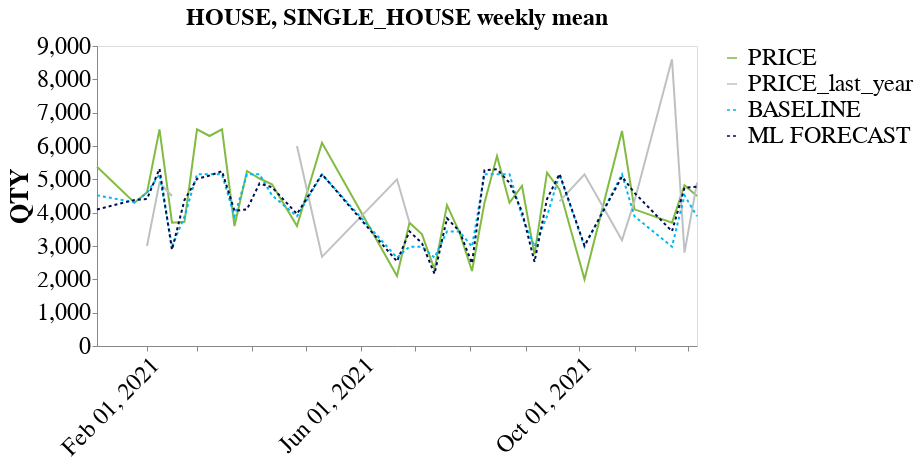
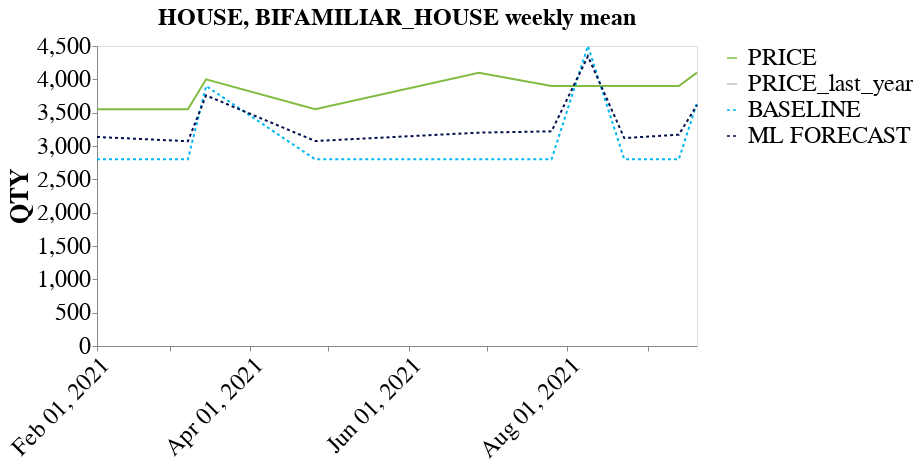

Notebook cell for these charts, in order:
### Code cell
tsp.plot_weekly_per_agg(df_evl,actuals_col='PRICE',var_cols=['BASELINE','ML FORECAST'], agg_col='CATEGORIES', 
                           agg='mean', limit_n_plots=10, title_text='',
                          date_from='2021-01-01',date_upto='2021-12-31',plot_two_years_ago=False,plot_last_year=True)

### Figure 1 — Vega-Lite specification as saved in the notebook (floating-point values rounded to 4 significant figures; data arrays with more than 128 entries replaced by an {"elided": "..."} marker saying what was removed)
{"config": {"title": {"font": "Constantia", "fontSize": 24}, "axis": {"labelFont": "Constantia", "titleFont": "Constantia", "labelFontSize": 24, "titleFontSize": 26, "grid": false}, "header": {"labelFont": "Constantia", "titleFont": "Constantia", "labelFontSize": 24, "titleFontSize": 26}, "legend": {"labelFont": "Constantia", "titleFont": "Constantia", "labelFontSize": 24, "titleFontSize": 26}, "view": {"height": 300, "width": 600}}, "concat": [{"mark": {"type": "line"}, "encoding": {"color": {"field": "variable", "legend": {"labelLimit": 1000, "orient": "right", "symbolLimit": 0, "title": ""}, "scale": {"domain": ["PRICE", "PRICE_last_year", "BASELINE", "ML FORECAST"], "range": ["#81BB41", "#BEC1C3", "#00B7F1", "#000E4E"]}, "type": "nominal"}, "strokeDash": {"field": "variable", "scale": {"domain": ["PRICE", "PRICE_last_year", "BASELINE", "ML FORECAST"], "range": [[0], [0], [3, 3], [3, 3]]}, "type": "nominal"}, "tooltip": [{"field": "THIS_WEEK_MONDAY", "timeUnit": "yearmonthdate", "type": "temporal"}, {"field": "variable", "type": "nominal"}, {"field": "value", "type": "quantitative"}], "x": {"axis": {"labelAngle": -45, "title": ""}, "field": "THIS_WEEK_MONDAY", "timeUnit": "yearmonthdate", "type": "temporal"}, "y": {"axis": {"title": "QTY"}, "field": "value", "type": "quantitative"}}, "name": "view_5", "title": "HOUSE, SINGLE_HOUSE weekly mean "}], "columns": 1, "data": {"name": "data-acce1011059953f77de949be28d8936a"}, "params": [{"name": "param_5", "select": {"type": "interval", "encodings": ["x"]}, "views": ["view_5"]}], "$schema": "https://vega.github.io/schema/vega-lite/v5.15.1.json", "datasets": {"data-acce1011059953f77de949be28d8936a": {"elided": "140 records"}}}

### Figure 2 — Vega-Lite specification as saved in the notebook (floating-point values rounded to 4 significant figures)
{"config": {"title": {"font": "Constantia", "fontSize": 24}, "axis": {"labelFont": "Constantia", "titleFont": "Constantia", "labelFontSize": 24, "titleFontSize": 26, "grid": false}, "header": {"labelFont": "Constantia", "titleFont": "Constantia", "labelFontSize": 24, "titleFontSize": 26}, "legend": {"labelFont": "Constantia", "titleFont": "Constantia", "labelFontSize": 24, "titleFontSize": 26}, "view": {"height": 300, "width": 600}}, "concat": [{"mark": {"type": "line"}, "encoding": {"color": {"field": "variable", "legend": {"labelLimit": 1000, "orient": "right", "symbolLimit": 0, "title": ""}, "scale": {"domain": ["PRICE", "PRICE_last_year", "BASELINE", "ML FORECAST"], "range": ["#81BB41", "#BEC1C3", "#00B7F1", "#000E4E"]}, "type": "nominal"}, "strokeDash": {"field": "variable", "scale": {"domain": ["PRICE", "PRICE_last_year", "BASELINE", "ML FORECAST"], "range": [[0], [0], [3, 3], [3, 3]]}, "type": "nominal"}, "tooltip": [{"field": "THIS_WEEK_MONDAY", "timeUnit": "yearmonthdate", "type": "temporal"}, {"field": "variable", "type": "nominal"}, {"field": "value", "type": "quantitative"}], "x": {"axis": {"labelAngle": -45, "title": ""}, "field": "THIS_WEEK_MONDAY", "timeUnit": "yearmonthdate", "type": "temporal"}, "y": {"axis": {"title": "QTY"}, "field": "value", "type": "quantitative"}}, "name": "view_6", "title": "HOUSE, BIFAMILIAR_HOUSE weekly mean "}], "columns": 1, "data": {"name": "data-99ff1bdad9da2091097ec04699849be3"}, "params": [{"name": "param_6", "select": {"type": "interval", "encodings": ["x"]}, "views": ["view_6"]}], "$schema": "https://vega.github.io/schema/vega-lite/v5.15.1.json", "datasets": {"data-99ff1bdad9da2091097ec04699849be3": [{"index": 0, "THIS_WEEK_MONDAY": "2021-02-01T00:00:00", "variable": "PRICE", "value": 3550.0}, {"index": 1, "THIS_WEEK_MONDAY": "2021-03-08T00:00:00", "variable": "PRICE", "value": 3550.0}, {"index": 2, "THIS_WEEK_MONDAY": "2021-03-15T00:00:00", "variable": "PRICE", "value": 4000.0}, {"index": 3, "THIS_WEEK_MONDAY": "2021-04-26T00:00:00", "variable": "PRICE", "value": 3550.0}, {"index": 4, "THIS_WEEK_MONDAY": "2021-06-28T00:00:00", "variable": "PRICE", "value": 4100.0}, {"index": 5, "THIS_WEEK_MONDAY": "2021-07-26T00:00:00", "variable": "PRICE", "value": 3900.0}, {"index": 6, "THIS_WEEK_MONDAY": "2021-08-09T00:00:00", "variable": "PRICE", "value": 3900.0}, {"index": 7, "THIS_WEEK_MONDAY": "2021-08-23T00:00:00", "variable": "PRICE", "value": 3900.0}, {"index": 8, "THIS_WEEK_MONDAY": "2021-09-13T00:00:00", "variable": "PRICE", "value": 3900.0}, {"index": 9, "THIS_WEEK_MONDAY": "2021-09-20T00:00:00", "variable": "PRICE", "value": 4100.0}, {"index": 10, "THIS_WEEK_MONDAY": "2021-02-01T00:00:00", "variable": "PRICE_last_year", "value": null}, {"index": 11, "THIS_WEEK_MONDAY": "2021-03-08T00:00:00", "variable": "PRICE_last_year", "value": null}, {"index": 12, "THIS_WEEK_MONDAY": "2021-03-15T00:00:00", "variable": "PRICE_last_year", "value": null}, {"index": 13, "THIS_WEEK_MONDAY": "2021-04-26T00:00:00", "variable": "PRICE_last_year", "value": null}, {"index": 14, "THIS_WEEK_MONDAY": "2021-06-28T00:00:00", "variable": "PRICE_last_year", "value": null}, {"index": 15, "THIS_WEEK_MONDAY": "2021-07-26T00:00:00", "variable": "PRICE_last_year", "value": null}, {"index": 16, "THIS_WEEK_MONDAY": "2021-08-09T00:00:00", "variable": "PRICE_last_year", "value": null}, {"index": 17, "THIS_WEEK_MONDAY": "2021-08-23T00:00:00", "variable": "PRICE_last_year", "value": null}, {"index": 18, "THIS_WEEK_MONDAY": "2021-09-13T00:00:00", "variable": "PRICE_last_year", "value": null}, {"index": 19, "THIS_WEEK_MONDAY": "2021-09-20T00:00:00", "variable": "PRICE_last_year", "value": null}, {"index": 20, "THIS_WEEK_MONDAY": "2021-02-01T00:00:00", "variable": "BASELINE", "value": 2800.0}, {"index": 21, "THIS_WEEK_MONDAY": "2021-03-08T00:00:00", "variable": "BASELINE", "value": 2800.0}, {"index": 22, "THIS_WEEK_MONDAY": "2021-03-15T00:00:00", "variable": "BASELINE", "value": 3900.0}, {"index": 23, "THIS_WEEK_MONDAY": "2021-04-26T00:00:00", "variable": "BASELINE", "value": 2800.0}, {"index": 24, "THIS_WEEK_MONDAY": "2021-06-28T00:00:00", "variable": "BASELINE", "value": 2800.0}, {"index": 25, "THIS_WEEK_MONDAY": "2021-07-26T00:00:00", "variable": "BASELINE", "value": 2800.0}, {"index": 26, "THIS_WEEK_MONDAY": "2021-08-09T00:00:00", "variable": "BASELINE", "value": 4500.0}, {"index": 27, "THIS_WEEK_MONDAY": "2021-08-23T00:00:00", "variable": "BASELINE", "value": 2800.0}, {"index": 28, "THIS_WEEK_MONDAY": "2021-09-13T00:00:00", "variable": "BASELINE", "value": 2800.0}, {"index": 29, "THIS_WEEK_MONDAY": "2021-09-20T00:00:00", "variable": "BASELINE", "value": 3650.0}, {"index": 30, "THIS_WEEK_MONDAY": "2021-02-01T00:00:00", "variable": "ML FORECAST", "value": 3135.0}, {"index": 31, "THIS_WEEK_MONDAY": "2021-03-08T00:00:00", "variable": "ML FORECAST", "value": 3072.0}, {"index": 32, "THIS_WEEK_MONDAY": "2021-03-15T00:00:00", "variable": "ML FORECAST", "value": 3759.0}, {"index": 33, "THIS_WEEK_MONDAY": "2021-04-26T00:00:00", "variable": "ML FORECAST", "value": 3075.0}, {"index": 34, "THIS_WEEK_MONDAY": "2021-06-28T00:00:00", "variable": "ML FORECAST", "value": 3200.0}, {"index": 35, "THIS_WEEK_MONDAY": "2021-07-26T00:00:00", "variable": "ML FORECAST", "value": 3220.0}, {"index": 36, "THIS_WEEK_MONDAY": "2021-08-09T00:00:00", "variable": "ML FORECAST", "value": 4346.0}, {"index": 37, "THIS_WEEK_MONDAY": "2021-08-23T00:00:00", "variable": "ML FORECAST", "value": 3119.0}, {"index": 38, "THIS_WEEK_MONDAY": "2021-09-13T00:00:00", "variable": "ML FORECAST", "value": 3170.0}, {"index": 39, "THIS_WEEK_MONDAY": "2021-09-20T00:00:00", "variable": "ML FORECAST", "value": 3614.0}]}}
